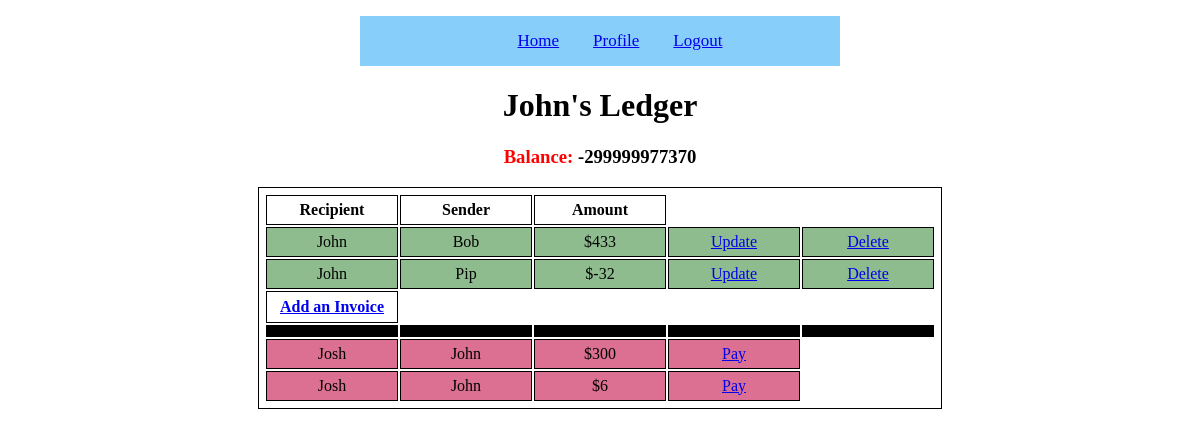
The page /Profile (signed in) on the database its author committed.
### LedgersFinal.py (models this page shows, shortened)
class User(UserMixin, db.Model):
    id = db.Column(db.Integer, primary_key=True)
    invoices = db.relationship('Invoice', backref='user')
    username = db.Column(db.String(100), unique=True, nullable=False)
    password = db.Column(db.String(100), nullable=False)
    email = db.Column(db.String(100),unique=True, nullable=False)
    balance = db.Column(db.Integer)

class Invoice(db.Model):
    id = db.Column(db.Integer, primary_key=True)
    sender = db.Column(db.Integer, db.ForeignKey('user.username'))
    recipient = db.Column(db.String(100), unique=True, nullable=False)
    amount = db.Column(db.Integer)

### LedgersFinal.py (the view)
@app.route('/Profile')
@login_required
def profile():
    charges = Invoice.query.filter_by(sender=current_user.username).all()
    bills = Invoice.query.filter_by(recipient=current_user.username).all()
    balance = current_user.balance
    name = current_user.username
    return render_template("profile.html", charges=charges, bills=bills, balance=balance, name = name)

### LedgersFinal.py (called while the page is built)
@login.user_loader
def load_user(uid):
    return User.query.get(uid)

### templates/profile.html (shortened to what this page needs)
<!DOCTYPE html>
<html lang="en">
{% extends "base.html" %}
{% block content %}
<body>
<h1>{{ name }}'s Ledger</h1>
      <table>
         <thead>
            <tr>
               <th>Recipient</th>
               <th>Sender</th>
               <th>Amount</th>
            </tr>
         </thead>
         <tbody>
            {% for charge in charges %}
               <tr class="charge">
                  <td>{{ charge.sender }}</td>
                  <td>{{ charge.recipient }}</td>
                  <td>${{ charge.amount }}</td>
                   <td><a href="/invoice/{{charge.id}}">Update</a></td>
                   <td><a href="/delete/{{charge.id}}">Delete</a></td>
               </tr>
            {% endfor %}
            <th class="new_invoice"><a href="{{ url_for('invoice', id = -99)}}">Add an Invoice</a></th>
            <tr class="empty"><td></td><td></td><td></td><td></td><td></td></tr>
         {% for charge in bills %}
               <tr class="bill">
                  <td>{{ charge.sender }}</td>
                  <td>{{ charge.recipient }}</td>
                  <td>${{ charge.amount }}</td>
                   <td><a href="{{ url_for('pay', id = charge.id)}}">Pay</a></td>
               </tr>
            {% endfor %}
         </tbody>
      </table>
</body>
{% endblock %}

### static/style.css (style rules this page uses)
html, body { height:100%; }
html { display:table; width:100%; }
body { display:table-cell; text-align:center; vertical-align:text-top; }
table, th, td { margin:0 auto; border: 1px solid black; text-align: center; padding: 5px; }
td,th { width: 120px; }
tr.charge { background-color: darkseagreen; }
tr.bill { background-color: palevioletred; }
th.new_invoice { height: 20px; }
tr.empty { background-color: black; margin-top: 5px; margin-bottom: 15px; }

### rows shown on the page
User: username "John"
Invoice: sender "John", recipient "Bob", amount "433"
Invoice: sender "John", recipient "Pip", amount "-32"
Invoice: sender "Josh", recipient "John", amount "300"
Invoice: sender "Josh", recipient "John", amount "6"
